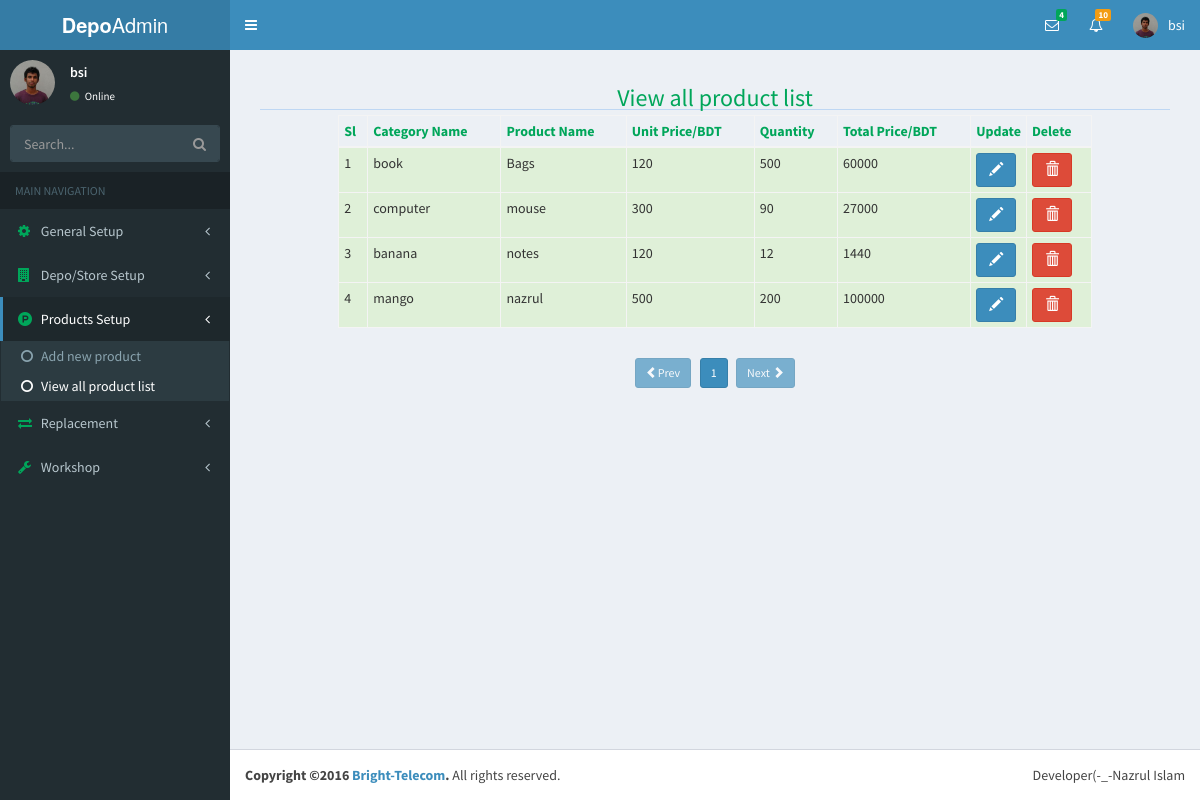
Page /index.php?page=productViewList&folder=products (signed in) on the earlier database version.
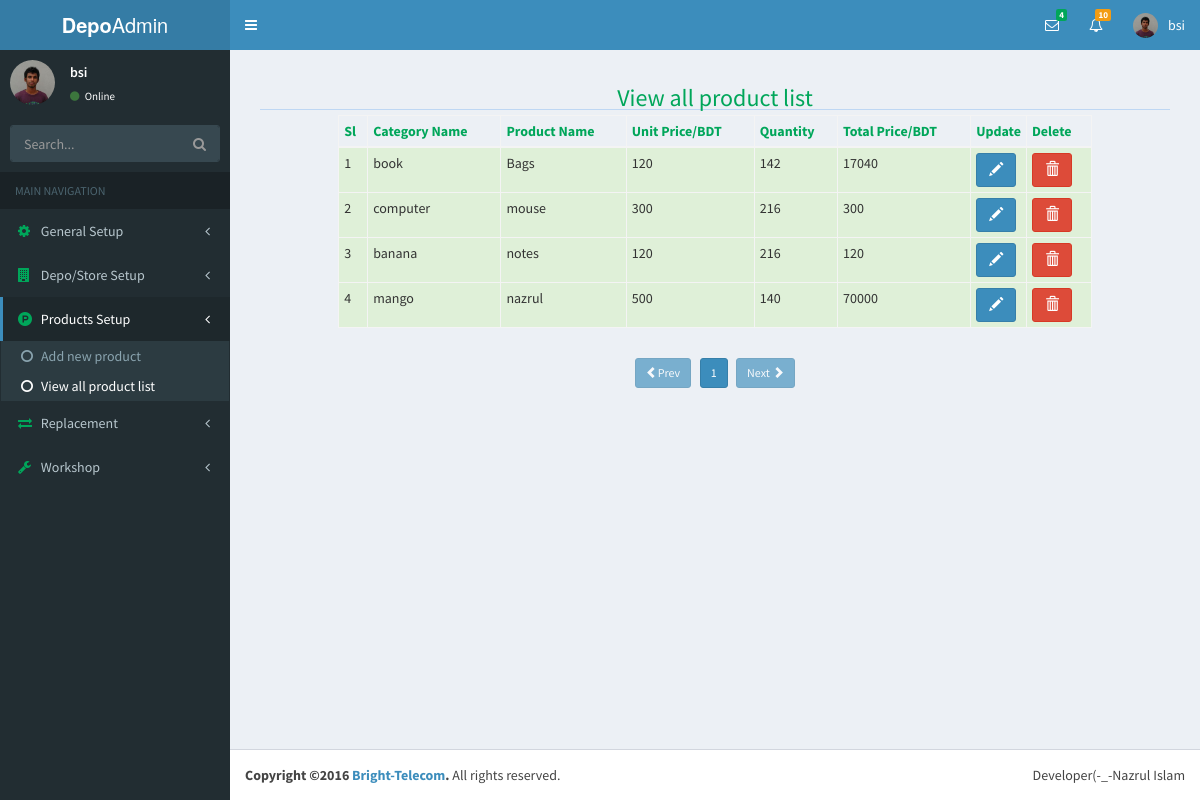
Same page on the later database version.
### tables this page shows
CREATE TABLE `user` (
  `id` int(11) NOT NULL,
  `userName` varchar(20) NOT NULL,
  `password` varchar(42) NOT NULL,
  `userType` varchar(20) NOT NULL,
  `last_login` timestamp NOT NULL DEFAULT CURRENT_TIMESTAMP,
  `status` varchar(8) NOT NULL
);

CREATE TABLE `products` (
  `id` int(11) NOT NULL,
  `user_id` int(11) NOT NULL,
  `cat_id` int(11) NOT NULL,
  `pro_name` varchar(30) NOT NULL,
  `pro_price` int(6) NOT NULL,
  `quantity` int(6) NOT NULL,
  `total_price` int(11) NOT NULL,
  `uploader` varchar(30) NOT NULL,
  `entry_date` date NOT NULL
);

CREATE TABLE `category` (
  `id` int(11) NOT NULL,
  `catName` varchar(40) NOT NULL
);

### products/productViewList.php (the view, shortened to what this page needs)
<?php
	require('database.php');
	$pagination=$db->prepare("SELECT * FROM products");
	$pagination->execute();
	$totalRow=$pagination->rowCount();
	$itemPerpage=5;
	$totalPage=ceil($totalRow/$itemPerpage);
	$pageNumber=(isset($_GET['pgNumber'])?$_GET['pgNumber']:$_GET['pgNumber']=1);
	$start=($pageNumber-1)*$itemPerpage;
	$viewAllProList=$db->prepare("SELECT products.*,category.catName FROM products LEFT JOIN category ON products.cat_id=category.id LIMIT $start,$itemPerpage");
	$viewAllProList->execute();
	$sl='';
	$data='';
	while($viewAllProListRow=$viewAllProList->fetch(PDO::FETCH_OBJ)){
		$sl++;
		$data.="
			<tr class='success'>
				<td>$sl</td>
				<td>$viewAllProListRow->catName</td>
				<td>$viewAllProListRow->pro_name</td>
				<td>$viewAllProListRow->pro_price</td>
				<td>$viewAllProListRow->quantity</td>
				<td>$viewAllProListRow->total_price</td>
				<td>
					<a href='index.php?page=productEdit&folder=products&proEditId=$viewAllProListRow->id' class='btn btn-primary'>
						<span class='glyphicon glyphicon-pencil'></span>
					</a>
				</td>
				<td>
					<a href='index.php?page=productViewList&folder=products&proDelid=$viewAllProListRow->id' class='btn btn-danger'>
						<span class='glyphicon glyphicon-trash'></span>
					</a>
				</td>
			</tr>
		";
	};
?>
<div class="container-fluid">
	<div class="row">
		<div class="col-sm-12">
			<h3 class="text-center text-green">View all product list</h3>
			<hr>
		</div>
	</div>
	<div class="row">
		<div class="col-sm-10 col-sm-offset-1">
			<table class="table table-bordered table-hover table-condensed">
				<thead class="text-green">
					<th>Sl</th>
					<th>Category Name</th>
					<th>Product Name</th>
					<th>Unit Price/BDT</th>
					<th>Quantity</th>
					<th>Total Price/BDT</th>
					<th width="5%">Update</th>
					<th>Delete</th>
				<thead>
				<tbody>
					<?php echo $data;?>
				</tbody>
			</table>
		</div>
	</div>
	<div class="row">
		<div class="col-xs-8 col-xs-offset-2 text-center" style="margin-top:10px">
			<?php
				$pagePre=$pageNumber-1;
				$pageNext=$pageNumber+1;
				if($pagePre==0){
					echo"<a href='index.php?page=productViewList&folder=products&pgNumber={$pagePre}' class='btn btn-primary btn-sm disabled'><span class='glyphicon glyphicon-chevron-left'></span>Prev</a> &nbsp;&nbsp;";
				}else{
					echo"<a href='index.php?page=productViewList&folder=products&pgNumber={$pagePre}' class='btn btn-primary btn-sm'><span class='glyphicon glyphicon-chevron-left'></span>Prev</a> &nbsp;&nbsp;";
				}
				if($pageNumber <= $totalPage){
					for($i=1;$i<=$totalPage;$i++){
						if($i == $pageNumber){
								echo "<a href='index.php?page=productViewList&folder=products&pgNumber={$i}' class='btn btn-primary btn-sm'>$i</a>".'&nbsp;';
						}else{
							echo "<a href='index.php?page=productViewList&folder=products&pgNumber={$i}' class='btn btn-default btn-sm'>$i</a>".'&nbsp;';
						}
					}
				}else{
					echo"Page not found ! 404";
				}
				if($pageNumber==$totalPage){
					echo"&nbsp;&nbsp;<a class='btn btn-primary btn-sm disabled'
						href='index.php?page=productViewList&folder=products&pgNumber={$pageNext}'>Next
							<span class='glyphicon glyphicon-chevron-right'></span>
						</a>";
				}else{
					echo"&nbsp;&nbsp;<a href='index.php?page=productViewList&folder=products&pgNumber={$pageNext}'
					 class='btn btn-primary btn-sm'>Next
					 	<span class='glyphicon glyphicon-chevron-right'></span>
					 </a>";
				}
			?>
		</div>
	</div>
</div>

### include/header.php (shortened to what this page needs)
<?php
require('database.php');
$userId=$_SESSION['userId'];
$userNameSelect=$db->prepare("SELECT * FROM `user` WHERE id=?");
$userNameSelect->bindParam(1,$userId);
$userNameSelect->execute();
$userNameRow=$userNameSelect->fetch(PDO::FETCH_OBJ);
?>
<!DOCTYPE html>
<html>
	<head>
	  <link rel="stylesheet" href="bootstrap/css/bootstrap.min.css">
	  <link rel="stylesheet" href="https://cdnjs.cloudflare.com/ajax/libs/font-awesome/4.5.0/css/font-awesome.min.css">
	  <link rel="stylesheet" href="../datepicker/css/datepicker.css">
	  <link rel="stylesheet" href="dist/css/AdminLTE.min.css">
	       <link href="http://ajax.googleapis.com/ajax/libs/jqueryui/1.8/themes/base/jquery-ui.css" rel="stylesheet" type="text/css"/>
	  <link rel="stylesheet" href="dist/css/skins/_all-skins.min.css">
	  <link rel="stylesheet" href="datepicker/css/datepicker.css">
	  <link rel="stylesheet" href="plugins/bootstrap-wysihtml5/bootstrap3-wysihtml5.min.css">
	</head>
	<body class="hold-transition skin-blue sidebar-mini">
		<div class="wrapper">
		  <header class="main-header">
		    <a href="index.php" class="logo">
		      <span class="logo-lg"><b>Depo</b>Admin</span>
		    </a>
		    <nav class="navbar navbar-static-top">
		      <a href="#" class="sidebar-toggle" data-toggle="offcanvas" role="button">
		      </a>
		      <div class="navbar-custom-menu">
		        <ul class="nav navbar-nav">
		          <li class="dropdown messages-menu">
		            <a href="#" class="dropdown-toggle" data-toggle="dropdown">
		              <i class="fa fa-envelope-o"></i>
		              <span class="label label-success">4</span>
		            </a>
		          </li>
		          <li class="dropdown notifications-menu">
		            <a href="#" class="dropdown-toggle" data-toggle="dropdown">
		              <i class="fa fa-bell-o"></i>
		              <span class="label label-warning">10</span>
		            </a>
		          </li>
		          <li class="dropdown user user-menu">
		            <a href="#" class="dropdown-toggle" data-toggle="dropdown">
		              <img src="dist/img/user2-160x160.jpg" class="user-image" alt="User Image">
		              <span class="hidden-xs"><?php echo $userNameRow->userName;?></span>
		            </a>
		          </li>
		        </ul>
		      </div>
		    </nav>
		  </header>

### include/sideBar.php (shortened to what this page needs)
<aside class="main-sidebar">
    <section class="sidebar">
      <div class="user-panel">
        <div class="pull-left image">
          <img src="dist/img/user2-160x160.jpg" class="img-circle" alt="User Image">
        </div>
        <div class="pull-left info">
          <p><?php echo $userNameRow->userName;?></p>
          <a href="#"><i class="fa fa-circle text-success"></i> Online</a>
        </div>
      </div>
      <form action="#" method="get" class="sidebar-form">
        <div class="input-group">
          <input type="text" name="q" class="form-control" placeholder="Search...">
              <span class="input-group-btn">
                <button type="submit" name="search" id="search-btn" class="btn btn-flat"><i class="fa fa-search"></i>
                </button>
              </span>
        </div>
      </form>
      <ul class="sidebar-menu">
        <li class="header">MAIN NAVIGATION</li>
        <li class="<?php echo(isset($_GET['folder']) && $_GET['folder']=='setup')?'active':null;?> treeview">
          <a href="#">
            <i class="fa fa-cog text-green"></i> <span>General Setup</span>
            <span class="pull-right-container">
              <i class="fa fa-angle-left pull-right"></i>
            </span>
          </a>
        </li>
        <li class="<?php echo(isset($_GET['folder']) && $_GET['folder']=='depoinfo')?'active':null;?> treeview">
          <a href="#">
            <i class="fa fa-building text-green"></i> <span>Depo/Store Setup</span>
            <span class="pull-right-container">
              <i class="fa fa-angle-left pull-right"></i>
            </span>
          </a>
        </li>
        <li class="<?php echo(isset($_GET['folder']) && $_GET['folder']=='products')?'active':null;?> treeview">
          <a href="#">
            <i class="fa fa-product-hunt text-green"></i> <span>Products Setup</span>
            <span class="pull-right-container">
              <i class="fa fa-angle-left pull-right"></i>
            </span>
          </a>
          <ul class="treeview-menu">
            <li class="<?php echo (isset($_GET['page']) && $_GET['page']=='productSetup')? 'active':null;?>"><a href="index.php?page=productSetup&folder=products"><i class="fa fa-circle-o"></i>Add new product</a></li>
            <li class="<?php echo(isset($_GET['page']) && $_GET['page']=='productViewList')?'active':null;?>">
            	<a href="index.php?page=productViewList&folder=products"><i class="fa fa-circle-o"></i>View all product list</a>
            </li>
          </ul>
        </li>
        <li class="<?php echo(isset($_GET['folder']) && $_GET['folder']=='replace')?'active':null;?> treeview">
        	<a href="#">
            <i class="fa fa-exchange text-green"></i> <span>Replacement</span>
            <span class="pull-right-container">
              <i class="fa fa-angle-left pull-right"></i>
            </span>
          </a>
        </li>
        <li class="<?php echo(isset($_GET['folder']) && $_GET['folder']=='workshop')?'active':null;?> treeview">
          <a href="#">
            <i class="fa fa-wrench text-green"></i> <span>Workshop</span>
            <span class="pull-right-container">
              <i class="fa fa-angle-left pull-right"></i>
            </span>
          </a>
        </li>
      </ul>
    </section>
  </aside>

### index.php (shortened to what this page needs)
<?php include('include/header.php'); ?>
<?php include('include/sideBar.php');?>
		  <div class="content-wrapper">
		    <section class="content">
		    	<?php
		    		if(isset($_GET['page'])){
		    			$page=$_GET['page'];
		    			if(isset($_GET['folder'])){
		    				$folder=$_GET['folder'];
		    				include($folder.'/'.$page.'.php');
		    			}else{
		    				include($page.'.php');
		    			}
		    		}
		    	?>
		    </section>
		  </div>
<?php include('include/footer.php');?>

### include/footer.php (shortened to what this page needs)
		  <footer class="main-footer">
		    <div class="pull-right hidden-xs">
		      <p>Developer(-_-Nazrul Islam</p>
		    </div>
		    <strong>Copyright &copy;<?php echo date('Y');?> <a href="nazrul.com.bd">Bright-Telecom</a>.</strong> All rights
		    reserved.
		  </footer>
		</div>
	</body>
</html>

Differences in the rows shown:
changed products "Bags": quantity "500" → "142"; total_price "60000" → "17040"
changed products "mouse": quantity "90" → "216"; total_price "27000" → "300"
changed products "notes": quantity "12" → "216"; total_price "1440" → "120"
changed products "nazrul": quantity "200" → "140"; total_price "100000" → "70000"
